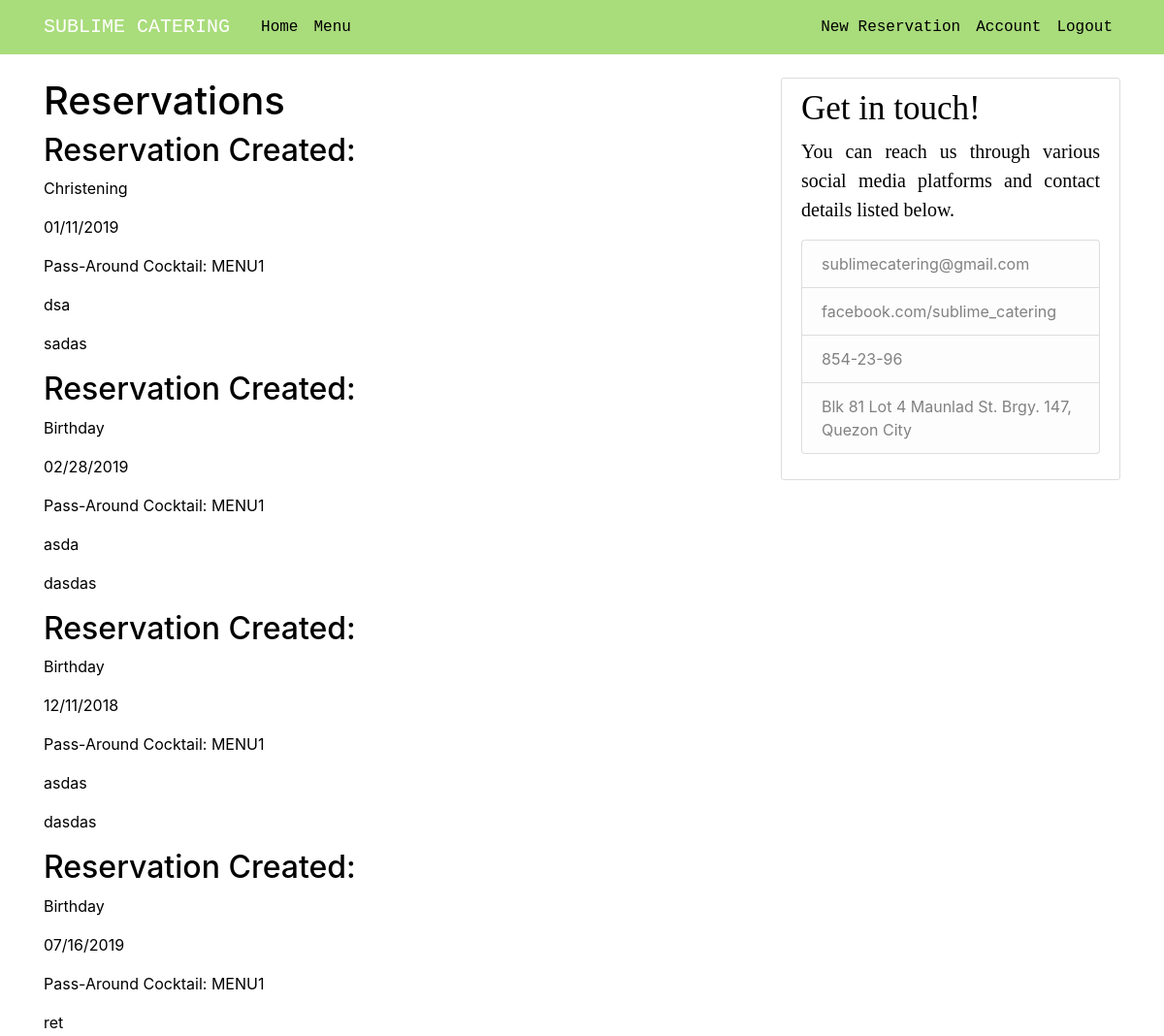
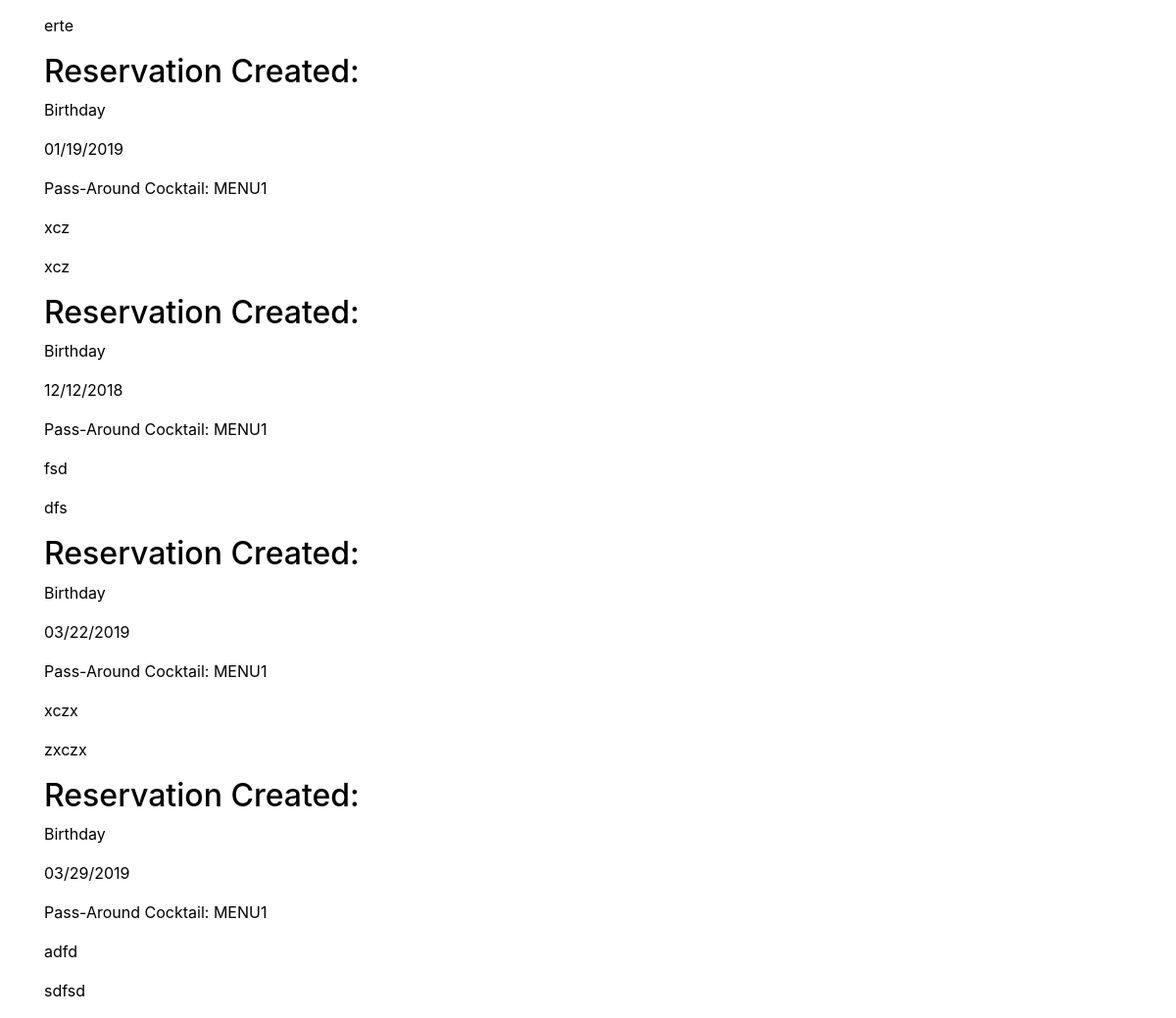
The page /history (signed in) on the database its author committed (2 pictures, top to bottom).
### backend/reservation/models.py (models this page shows, shortened)
class Reservation(db.Model):
    __tablename__ = 'reservation'
    id = db.Column(db.Integer, primary_key=True)
    user_id = db.Column(Integer, db.ForeignKey('user.id'))
    date = db.Column(db.DateTime, nullable=False, default=datetime, unique=True)
    package = db.Column(db.String(100), nullable=False, unique=False)
    location = db.Column(db.String(100), nullable=False, unique=False)
    occasion = db.Column(db.String(100), nullable=False, unique=False)
    addons = db.Column(db.String(100), nullable=False, unique=False)

### backend/reservation/routes.py (the view)
@app.route('/history')
@login_required
def history():
    user = User.query.filter_by(email = str(current_user.email)).first()
    reservations = Reservation.query.filter_by(user_id=user.id).all()
    return render_template('history.html', reservations=reservations)

### backend/reservation/models.py (called while the page is built)
@login_manager.user_loader
def load_user(user_id):
    return User.query.get(int(user_id))

### frontend/reservation/templates/history.html
{% extends "layout.html" %}
{% block content %}
		<h1>Reservations</h1>
    {% for reservation in reservations %}
        <h2>Reservation Created:</h2>
                <p>{{reservation.occasion}} </p>
				<p>{{reservation.date.strftime("%m/%d/%Y")}}</p>
                <p>{{reservation.package}} </p>
                <p>{{reservation.location}} </p>
                <p>{{reservation.addons}} </p>
			{% endfor %}
{% endblock %}

### frontend/reservation/templates/layout.html (shortened to what this page needs)
<!DOCTYPE html>
<html>
<head>
    <link rel="stylesheet" href="https://maxcdn.bootstrapcdn.com/bootstrap/4.0.0/css/bootstrap.min.css">
    <link rel="stylesheet" type="text/css" href="{{ url_for('static', filename='main.css') }}">
</head>
<body>
    <header class="site-header">
      <nav class="navbar navbar-expand-md navbar-dark bg-steel fixed-top">
        <div class="container">
          <a class="navbar-brand mr-4" href="/">SUBLIME CATERING</a>
          <div class="collapse navbar-collapse" id="navbarToggle">
            <div class="navbar-nav mr-auto">
              <a class="nav-item nav-link" href="{{ url_for('home') }}">Home</a>
              <a class="nav-item nav-link" href="{{ url_for('about') }}">Menu</a>
            </div>
            <div class="navbar-nav">
              {% if current_user.is_authenticated %}
                <a class="nav-item nav-link" href="{{ url_for('new_reservation') }}">New Reservation</a>
                <a class="nav-item nav-link" href="{{ url_for('account') }}">Account</a>
                <a class="nav-item nav-link" href="{{ url_for('logout') }}">Logout</a>
              {% else %}
                <a class="nav-item nav-link" href="{{ url_for('login') }}">Login</a>
                <a class="nav-item nav-link" href="{{ url_for('register') }}">Register</a>
              {% endif %}
            </div>
          </div>
        </div>
      </nav>
    </header>
    <main role="main" class="container">
      <div class="row">
        <div class="col-md-8">
          {% block content %}{% endblock %}
        </div>
        <div class="col-md-4">
          <div class="content-section">
            <h3 class="l">Get in touch!</h3>
            <p class="m">You can reach us through various social media platforms and contact details listed below.
              <ul class="list-group">
                <li class="list-group-item list-group-item-light">sublimecatering@gmail.com</li>
                <li class="list-group-item list-group-item-light">facebook.com/sublime_catering</li>
                <li class="list-group-item list-group-item-light">854-23-96</li>
                <li class="list-group-item list-group-item-light">Blk 81 Lot 4 Maunlad St. Brgy. 147, Quezon City</li>
              </ul>
            </p>
          </div>
        </div>
      </div>
    </main>
</body>
</html>

### frontend/reservation/static/main.css (style rules this page uses)
body { background: #FFFFFF; color: #000000; margin-top: 5rem; }
h1, h2, h3, h4, h5, h6 { color: #000000; }
a { font-family: "Lucida Console", Monaco, monospace; }
.bg-steel { background-color: #A9DC7B; }
.site-header .navbar-nav .nav-link { color: #000000; }
.content-section { background: #ffffff; padding: 10px 20px; border: 1px solid #dddddd; border-radius: 3px; margin-bottom: 20px; }

### frontend/reservation/templates/layout.html (style rules this page uses)
.l { font-family: Lucida Console; font-size: 35px; color: black; }
.m { text-align: justify; font-family: Lucida Console; font-size: 20px; color: black; }

### rows shown on the page
Reservation: occasion "Christening", date "01/11/2019", package "Pass-Around Cocktail: MENU1", location "dsa", addons "sadas"
Reservation: occasion "Birthday", date "02/28/2019", package "Pass-Around Cocktail: MENU1", location "asda", addons "dasdas"
Reservation: occasion "Birthday", date "12/11/2018", package "Pass-Around Cocktail: MENU1", location "asdas", addons "dasdas"
Reservation: occasion "Birthday", date "07/16/2019", package "Pass-Around Cocktail: MENU1", location "ret", addons "erte"
Reservation: occasion "Birthday", date "01/19/2019", package "Pass-Around Cocktail: MENU1", location "xcz", addons "xcz"
Reservation: occasion "Birthday", date "12/12/2018", package "Pass-Around Cocktail: MENU1", location "fsd", addons "dfs"
Reservation: occasion "Birthday", date "03/22/2019", package "Pass-Around Cocktail: MENU1", location "xczx", addons "zxczx"
Reservation: occasion "Birthday", date "03/29/2019", package "Pass-Around Cocktail: MENU1", location "adfd", addons "sdfsd"
